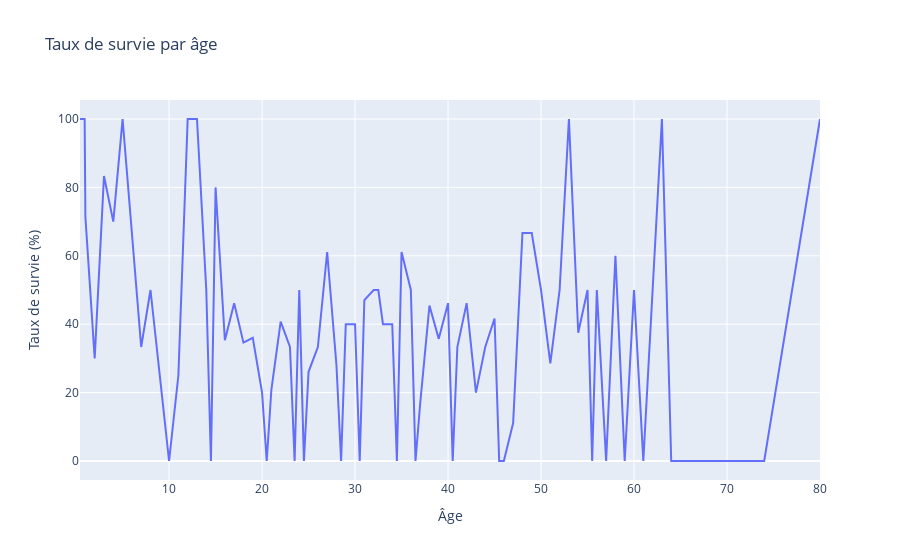

Here is the notebook cell this chart was saved with:
### Code cell
# on conserve uniquement les lignes avec un age renseigné
data_with_age_only = trainData.dropna(subset=['Age'])

age_survival_rate = data_with_age_only.groupby('Age')['Survived'].mean() * 100

age_survival_fig = px.line(
    x=age_survival_rate.index,
    y=age_survival_rate.values,

    title='Taux de survie par âge',
    labels={
        'x': 'Âge',
        'y': 'Taux de survie (%)'
    }
)

age_survival_fig.show()

### Figure 1 — Plotly figure (JSON) as saved in the notebook; plotly's stock layout.template omitted (floating-point values rounded to 4 significant figures)
{"data": [{"hovertemplate": "Âge=%{x}<br>Taux de survie (%)=%{y}<extra></extra>", "legendgroup": "", "line": {"color": "#636efa", "dash": "solid"}, "marker": {"symbol": "circle"}, "mode": "lines", "name": "", "orientation": "v", "showlegend": false, "type": "scatter", "x": [0.42, 0.67, 0.75, 0.83, 0.92, 1.0, 2.0, 3.0, 4.0, 5.0, 6.0, 7.0, 8.0, 9.0, 10.0, 11.0, 12.0, 13.0, 14.0, 14.5, 15.0, 16.0, 17.0, 18.0, 19.0, 20.0, 20.5, 21.0, 22.0, 23.0, 23.5, 24.0, 24.5, 25.0, 26.0, 27.0, 28.0, 28.5, 29.0, 30.0, 30.5, 31.0, 32.0, 32.5, 33.0, 34.0, 34.5, 35.0, 36.0, 36.5, 37.0, 38.0, 39.0, 40.0, 40.5, 41.0, 42.0, 43.0, 44.0, 45.0, 45.5, 46.0, 47.0, 48.0, 49.0, 50.0, 51.0, 52.0, 53.0, 54.0, 55.0, 55.5, 56.0, 57.0, 58.0, 59.0, 60.0, 61.0, 62.0, 63.0, 64.0, 65.0, 66.0, 70.0, 70.5, 71.0, 74.0, 80.0], "xaxis": "x", "y": [100.0, 100.0, 100.0, 100.0, 100.0, 71.43, 30.0, 83.33, 70.0, 100.0, 66.67, 33.33, 50.0, 25.0, 0.0, 25.0, 100.0, 100.0, 50.0, 0.0, 80.0, 35.29, 46.15, 34.62, 36.0, 20.0, 0.0, 20.83, 40.74, 33.33, 0.0, 50.0, 0.0, 26.09, 33.33, 61.11, 28.0, 0.0, 40.0, 40.0, 0.0, 47.06, 50.0, 50.0, 40.0, 40.0, 0.0, 61.11, 50.0, 0.0, 16.67, 45.45, 35.71, 46.15, 0.0, 33.33, 46.15, 20.0, 33.33, 41.67, 0.0, 0.0, 11.11, 66.67, 66.67, 50.0, 28.57, 50.0, 100.0, 37.5, 50.0, 0.0, 50.0, 0.0, 60.0, 0.0, 50.0, 0.0, 50.0, 100.0, 0.0, 0.0, 0.0, 0.0, 0.0, 0.0, 0.0, 100.0], "yaxis": "y"}], "layout": {"legend": {"tracegroupgap": 0}, "title": {"text": "Taux de survie par âge"}, "xaxis": {"anchor": "y", "domain": [0, 1], "title": {"text": "Âge"}}, "yaxis": {"anchor": "x", "domain": [0, 1], "title": {"text": "Taux de survie (%)"}}}}
